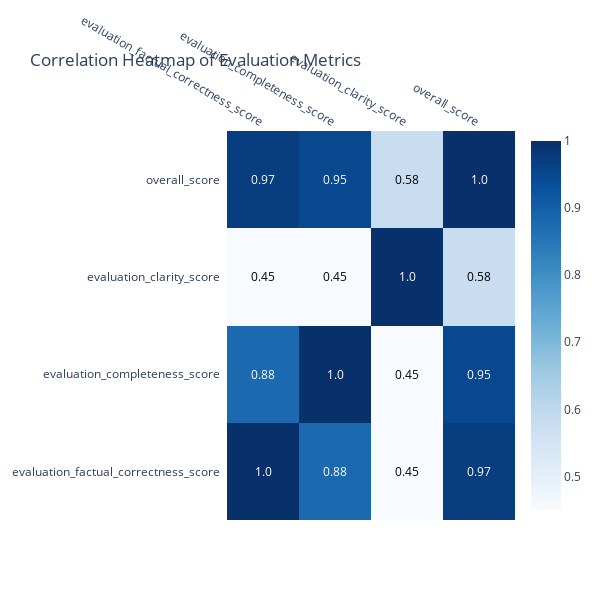

The code cell stored with this chart in its notebook:
### Code cell
import plotly.figure_factory as ff

# Select relevant columns
metrics = [
    'evaluation_factual_correctness_score',
    'evaluation_completeness_score',
    'evaluation_clarity_score',
    'overall_score'
]

# Calculate correlation matrix
corr_matrix = df[metrics].corr().round(2)

# Create heatmap
fig = ff.create_annotated_heatmap(
    z=corr_matrix.values,
    x=corr_matrix.columns.tolist(),
    y=corr_matrix.index.tolist(),
    annotation_text=corr_matrix.values,
    colorscale='Blues',
    showscale=True
)

fig.update_layout(
    title='Correlation Heatmap of Evaluation Metrics',
    width=600,
    height=600
)

fig.show()

### Figure 1 — Plotly figure (JSON) as saved in the notebook; plotly's stock layout.template omitted (floating-point values rounded to 4 significant figures)
{"data": [{"colorscale": [[0, "rgb(247,251,255)"], [0.125, "rgb(222,235,247)"], [0.25, "rgb(198,219,239)"], [0.375, "rgb(158,202,225)"], [0.5, "rgb(107,174,214)"], [0.625, "rgb(66,146,198)"], [0.75, "rgb(33,113,181)"], [0.875, "rgb(8,81,156)"], [1, "rgb(8,48,107)"]], "reversescale": false, "showscale": true, "type": "heatmap", "x": ["evaluation_factual_correctness_score", "evaluation_completeness_score", "evaluation_clarity_score", "overall_score"], "y": ["evaluation_factual_correctness_score", "evaluation_completeness_score", "evaluation_clarity_score", "overall_score"], "z": [[1.0, 0.88, 0.45, 0.97], [0.88, 1.0, 0.45, 0.95], [0.45, 0.45, 1.0, 0.58], [0.97, 0.95, 0.58, 1.0]]}], "layout": {"annotations": [{"font": {"color": "#FFFFFF"}, "showarrow": false, "text": "1.0", "x": "evaluation_factual_correctness_score", "xref": "x", "y": "evaluation_factual_correctness_score", "yref": "y"}, {"font": {"color": "#FFFFFF"}, "showarrow": false, "text": "0.88", "x": "evaluation_completeness_score", "xref": "x", "y": "evaluation_factual_correctness_score", "yref": "y"}, {"font": {"color": "#000000"}, "showarrow": false, "text": "0.45", "x": "evaluation_clarity_score", "xref": "x", "y": "evaluation_factual_correctness_score", "yref": "y"}, {"font": {"color": "#FFFFFF"}, "showarrow": false, "text": "0.97", "x": "overall_score", "xref": "x", "y": "evaluation_factual_correctness_score", "yref": "y"}, {"font": {"color": "#FFFFFF"}, "showarrow": false, "text": "0.88", "x": "evaluation_factual_correctness_score", "xref": "x", "y": "evaluation_completeness_score", "yref": "y"}, {"font": {"color": "#FFFFFF"}, "showarrow": false, "text": "1.0", "x": "evaluation_completeness_score", "xref": "x", "y": "evaluation_completeness_score", "yref": "y"}, {"font": {"color": "#000000"}, "showarrow": false, "text": "0.45", "x": "evaluation_clarity_score", "xref": "x", "y": "evaluation_completeness_score", "yref": "y"}, {"font": {"color": "#FFFFFF"}, "showarrow": false, "text": "0.95", "x": "overall_score", "xref": "x", "y": "evaluation_completeness_score", "yref": "y"}, {"font": {"color": "#000000"}, "showarrow": false, "text": "0.45", "x": "evaluation_factual_correctness_score", "xref": "x", "y": "evaluation_clarity_score", "yref": "y"}, {"font": {"color": "#000000"}, "showarrow": false, "text": "0.45", "x": "evaluation_completeness_score", "xref": "x", "y": "evaluation_clarity_score", "yref": "y"}, {"font": {"color": "#FFFFFF"}, "showarrow": false, "text": "1.0", "x": "evaluation_clarity_score", "xref": "x", "y": "evaluation_clarity_score", "yref": "y"}, {"font": {"color": "#000000"}, "showarrow": false, "text": "0.58", "x": "overall_score", "xref": "x", "y": "evaluation_clarity_score", "yref": "y"}, {"font": {"color": "#FFFFFF"}, "showarrow": false, "text": "0.97", "x": "evaluation_factual_correctness_score", "xref": "x", "y": "overall_score", "yref": "y"}, {"font": {"color": "#FFFFFF"}, "showarrow": false, "text": "0.95", "x": "evaluation_completeness_score", "xref": "x", "y": "overall_score", "yref": "y"}, {"font": {"color": "#000000"}, "showarrow": false, "text": "0.58", "x": "evaluation_clarity_score", "xref": "x", "y": "overall_score", "yref": "y"}, {"font": {"color": "#FFFFFF"}, "showarrow": false, "text": "1.0", "x": "overall_score", "xref": "x", "y": "overall_score", "yref": "y"}], "height": 600, "title": {"text": "Correlation Heatmap of Evaluation Metrics"}, "width": 600, "xaxis": {"dtick": 1, "gridcolor": "rgb(0, 0, 0)", "side": "top", "ticks": ""}, "yaxis": {"dtick": 1, "ticks": "", "ticksuffix": "  "}}}
